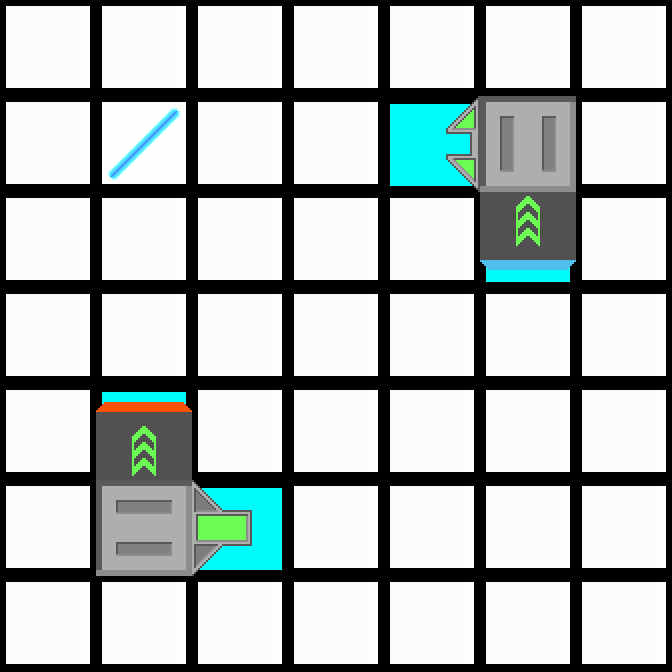

A 2D game scene composited from a Tiled map and its tileset images. What follows is a short description and the map's XML, with every tile layer's data as written:
An orthogonal 7x7 tile map with 96x96 px tiles, 2 tile layers (Colors, Tiles).

<map version="1.0" orientation="orthogonal" renderorder="right-down" width="7" height="7" tilewidth="96" tileheight="96">
 <properties>
  <property name="AvailableTiles" value="1" />
 </properties>
 <tileset firstgid="1" source="../tiles.tsx" />
 <layer name="Colors" width="7" height="7">
  <data encoding="csv">
87,87,87,87,87,87,87,
87,87,87,87,86,87,87,
87,87,87,87,87,86,87,
87,87,87,87,87,87,87,
87,86,87,87,87,87,87,
87,87,86,87,87,87,87,
87,87,87,87,87,87,87
</data>
 </layer>
 <layer name="Tiles" width="7" height="7">
  <data encoding="csv">
1,1,1,1,1,1,1,
1,2,1,1,12,18,1,
1,1,1,1,1,21,1,
1,1,1,1,1,1,1,
1,25,1,1,1,1,1,
1,19,6,1,1,1,1,
1,1,1,1,1,1,1
</data>
 </layer>
</map>
